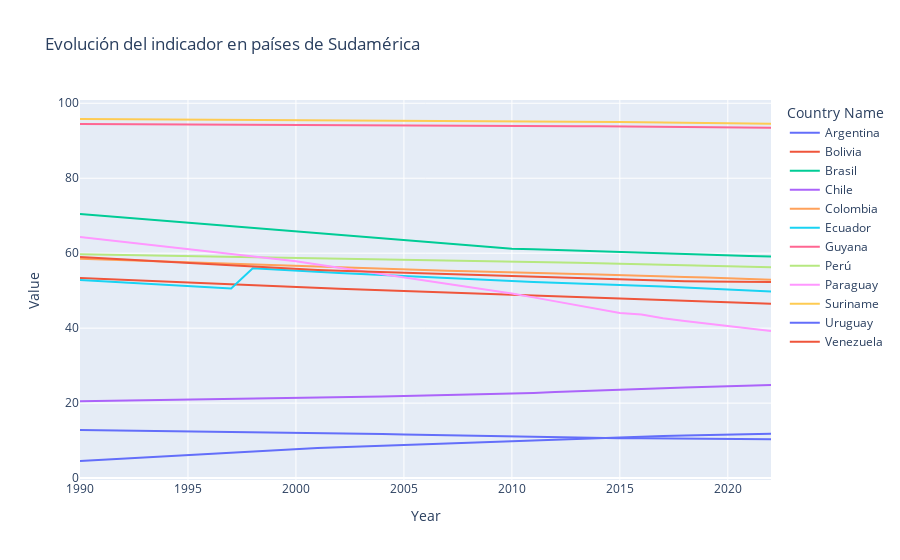

The notebook cell this image was saved under:
### Code cell
import plotly.express as px

# Crear un DataFrame con los datos seleccionados
df_melted = df_suramerica.melt(id_vars=['Country Name'], value_vars=columns_to_display[1:], var_name='Year', value_name='Value')

# Convertir la columna 'Year' a tipo numérico
df_melted['Year'] = df_melted['Year'].astype(int)

# Crear el gráfico dinámico
fig = px.line(df_melted, x='Year', y='Value', color='Country Name', title='Evolución del indicador en países de Sudamérica')

# Mostrar el gráfico
fig.show()

### Figure 1 — Plotly figure (JSON) as saved in the notebook; plotly's stock layout.template omitted (floating-point values rounded to 4 significant figures)
{"data": [{"hovertemplate": "Country Name=Argentina<br>Year=%{x}<br>Value=%{y}<extra></extra>", "legendgroup": "Argentina", "line": {"color": "#636efa", "dash": "solid"}, "marker": {"symbol": "circle"}, "mode": "lines", "name": "Argentina", "orientation": "v", "showlegend": true, "type": "scatter", "x": [1990, 1991, 1992, 1993, 1994, 1995, 1996, 1997, 1998, 1999, 2000, 2001, 2002, 2003, 2004, 2005, 2006, 2007, 2008, 2009, 2010, 2011, 2012, 2013, 2014, 2015, 2016, 2017, 2018, 2019, 2020, 2021, 2022], "xaxis": "x", "y": [12.86, 12.8, 12.73, 12.66, 12.6, 12.53, 12.46, 12.4, 12.33, 12.26, 12.2, 12.08, 11.97, 11.85, 11.73, 11.62, 11.5, 11.39, 11.27, 11.16, 11.04, 10.96, 10.88, 10.8, 10.71, 10.63, 10.6, 10.56, 10.52, 10.48, 10.44, 10.4, 10.36], "yaxis": "y"}, {"hovertemplate": "Country Name=Bolivia<br>Year=%{x}<br>Value=%{y}<extra></extra>", "legendgroup": "Bolivia", "line": {"color": "#EF553B", "dash": "solid"}, "marker": {"symbol": "circle"}, "mode": "lines", "name": "Bolivia", "orientation": "v", "showlegend": true, "type": "scatter", "x": [1990, 1991, 1992, 1993, 1994, 1995, 1996, 1997, 1998, 1999, 2000, 2001, 2002, 2003, 2004, 2005, 2006, 2007, 2008, 2009, 2010, 2011, 2012, 2013, 2014, 2015, 2016, 2017, 2018, 2019, 2020, 2021, 2022], "xaxis": "x", "y": [53.36, 53.11, 52.86, 52.61, 52.36, 52.11, 51.86, 51.61, 51.36, 51.11, 50.86, 50.68, 50.49, 50.31, 50.12, 49.93, 49.75, 49.56, 49.38, 49.19, 49.0, 48.81, 48.61, 48.42, 48.22, 48.03, 47.77, 47.53, 47.31, 47.11, 46.92, 46.73, 46.54], "yaxis": "y"}, {"hovertemplate": "Country Name=Brasil<br>Year=%{x}<br>Value=%{y}<extra></extra>", "legendgroup": "Brasil", "line": {"color": "#00cc96", "dash": "solid"}, "marker": {"symbol": "circle"}, "mode": "lines", "name": "Brasil", "orientation": "v", "showlegend": true, "type": "scatter", "x": [1990, 1991, 1992, 1993, 1994, 1995, 1996, 1997, 1998, 1999, 2000, 2001, 2002, 2003, 2004, 2005, 2006, 2007, 2008, 2009, 2010, 2011, 2012, 2013, 2014, 2015, 2016, 2017, 2018, 2019, 2020, 2021, 2022], "xaxis": "x", "y": [70.46, 70.01, 69.55, 69.1, 68.65, 68.2, 67.74, 67.29, 66.84, 66.39, 65.93, 65.46, 64.99, 64.52, 64.04, 63.57, 63.1, 62.63, 62.15, 61.68, 61.21, 61.02, 60.84, 60.66, 60.47, 60.29, 60.07, 59.83, 59.71, 59.56, 59.42, 59.27, 59.13], "yaxis": "y"}, {"hovertemplate": "Country Name=Chile<br>Year=%{x}<br>Value=%{y}<extra></extra>", "legendgroup": "Chile", "line": {"color": "#ab63fa", "dash": "solid"}, "marker": {"symbol": "circle"}, "mode": "lines", "name": "Chile", "orientation": "v", "showlegend": true, "type": "scatter", "x": [1990, 1991, 1992, 1993, 1994, 1995, 1996, 1997, 1998, 1999, 2000, 2001, 2002, 2003, 2004, 2005, 2006, 2007, 2008, 2009, 2010, 2011, 2012, 2013, 2014, 2015, 2016, 2017, 2018, 2019, 2020, 2021, 2022], "xaxis": "x", "y": [20.5, 20.58, 20.66, 20.74, 20.81, 20.89, 20.97, 21.04, 21.12, 21.2, 21.27, 21.4, 21.52, 21.64, 21.76, 21.88, 22.01, 22.13, 22.25, 22.37, 22.49, 22.73, 22.96, 23.2, 23.43, 23.67, 23.83, 24.0, 24.16, 24.33, 24.49, 24.66, 24.82], "yaxis": "y"}, {"hovertemplate": "Country Name=Colombia<br>Year=%{x}<br>Value=%{y}<extra></extra>", "legendgroup": "Colombia", "line": {"color": "#FFA15A", "dash": "solid"}, "marker": {"symbol": "circle"}, "mode": "lines", "name": "Colombia", "orientation": "v", "showlegend": true, "type": "scatter", "x": [1990, 1991, 1992, 1993, 1994, 1995, 1996, 1997, 1998, 1999, 2000, 2001, 2002, 2003, 2004, 2005, 2006, 2007, 2008, 2009, 2010, 2011, 2012, 2013, 2014, 2015, 2016, 2017, 2018, 2019, 2020, 2021, 2022], "xaxis": "x", "y": [58.55, 58.35, 58.15, 57.95, 57.75, 57.55, 57.35, 57.14, 56.94, 56.74, 56.54, 56.37, 56.2, 56.02, 55.85, 55.68, 55.5, 55.33, 55.15, 54.98, 54.81, 54.69, 54.56, 54.44, 54.32, 54.2, 54.04, 53.84, 53.66, 53.48, 53.31, 53.13, 52.95], "yaxis": "y"}, {"hovertemplate": "Country Name=Ecuador<br>Year=%{x}<br>Value=%{y}<extra></extra>", "legendgroup": "Ecuador", "line": {"color": "#19d3f3", "dash": "solid"}, "marker": {"symbol": "circle"}, "mode": "lines", "name": "Ecuador", "orientation": "v", "showlegend": true, "type": "scatter", "x": [1990, 1991, 1992, 1993, 1994, 1995, 1996, 1997, 1998, 1999, 2000, 2001, 2002, 2003, 2004, 2005, 2006, 2007, 2008, 2009, 2010, 2011, 2012, 2013, 2014, 2015, 2016, 2017, 2018, 2019, 2020, 2021, 2022], "xaxis": "x", "y": [52.85, 52.53, 52.2, 51.88, 51.55, 51.23, 50.9, 50.57, 56.01, 55.65, 55.28, 55.0, 54.72, 54.44, 54.15, 53.87, 53.59, 53.31, 53.02, 52.74, 52.46, 52.29, 52.12, 51.95, 51.78, 51.62, 51.36, 51.1, 50.84, 50.58, 50.32, 50.06, 49.8], "yaxis": "y"}, {"hovertemplate": "Country Name=Guyana<br>Year=%{x}<br>Value=%{y}<extra></extra>", "legendgroup": "Guyana", "line": {"color": "#FF6692", "dash": "solid"}, "marker": {"symbol": "circle"}, "mode": "lines", "name": "Guyana", "orientation": "v", "showlegend": true, "type": "scatter", "x": [1990, 1991, 1992, 1993, 1994, 1995, 1996, 1997, 1998, 1999, 2000, 2001, 2002, 2003, 2004, 2005, 2006, 2007, 2008, 2009, 2010, 2011, 2012, 2013, 2014, 2015, 2016, 2017, 2018, 2019, 2020, 2021, 2022], "xaxis": "x", "y": [94.5, 94.48, 94.46, 94.44, 94.42, 94.4, 94.38, 94.36, 94.34, 94.33, 94.31, 94.28, 94.26, 94.24, 94.22, 94.19, 94.17, 94.15, 94.13, 94.1, 94.08, 94.02, 93.96, 93.9, 93.84, 93.78, 93.74, 93.69, 93.64, 93.6, 93.55, 93.5, 93.46], "yaxis": "y"}, {"hovertemplate": "Country Name=Perú<br>Year=%{x}<br>Value=%{y}<extra></extra>", "legendgroup": "Perú", "line": {"color": "#B6E880", "dash": "solid"}, "marker": {"symbol": "circle"}, "mode": "lines", "name": "Perú", "orientation": "v", "showlegend": true, "type": "scatter", "x": [1990, 1991, 1992, 1993, 1994, 1995, 1996, 1997, 1998, 1999, 2000, 2001, 2002, 2003, 2004, 2005, 2006, 2007, 2008, 2009, 2010, 2011, 2012, 2013, 2014, 2015, 2016, 2017, 2018, 2019, 2020, 2021, 2022], "xaxis": "x", "y": [59.73, 59.64, 59.55, 59.46, 59.37, 59.28, 59.19, 59.1, 59.01, 58.92, 58.83, 58.73, 58.63, 58.53, 58.44, 58.34, 58.24, 58.14, 58.05, 57.95, 57.85, 57.72, 57.58, 57.45, 57.32, 57.18, 57.04, 56.9, 56.78, 56.64, 56.51, 56.37, 56.24], "yaxis": "y"}, {"hovertemplate": "Country Name=Paraguay<br>Year=%{x}<br>Value=%{y}<extra></extra>", "legendgroup": "Paraguay", "line": {"color": "#FF97FF", "dash": "solid"}, "marker": {"symbol": "circle"}, "mode": "lines", "name": "Paraguay", "orientation": "v", "showlegend": true, "type": "scatter", "x": [1990, 1991, 1992, 1993, 1994, 1995, 1996, 1997, 1998, 1999, 2000, 2001, 2002, 2003, 2004, 2005, 2006, 2007, 2008, 2009, 2010, 2011, 2012, 2013, 2014, 2015, 2016, 2017, 2018, 2019, 2020, 2021, 2022], "xaxis": "x", "y": [64.3, 63.66, 63.01, 62.37, 61.73, 61.08, 60.44, 59.8, 59.16, 58.51, 57.87, 57.01, 56.15, 55.29, 54.43, 53.56, 52.7, 51.84, 50.98, 50.12, 49.26, 48.22, 47.17, 46.13, 45.09, 44.04, 43.63, 42.64, 41.94, 41.23, 40.53, 39.83, 39.25], "yaxis": "y"}, {"hovertemplate": "Country Name=Suriname<br>Year=%{x}<br>Value=%{y}<extra></extra>", "legendgroup": "Suriname", "line": {"color": "#FECB52", "dash": "solid"}, "marker": {"symbol": "circle"}, "mode": "lines", "name": "Suriname", "orientation": "v", "showlegend": true, "type": "scatter", "x": [1990, 1991, 1992, 1993, 1994, 1995, 1996, 1997, 1998, 1999, 2000, 2001, 2002, 2003, 2004, 2005, 2006, 2007, 2008, 2009, 2010, 2011, 2012, 2013, 2014, 2015, 2016, 2017, 2018, 2019, 2020, 2021, 2022], "xaxis": "x", "y": [95.81, 95.78, 95.76, 95.74, 95.71, 95.69, 95.67, 95.65, 95.62, 95.6, 95.58, 95.55, 95.53, 95.5, 95.48, 95.45, 95.42, 95.4, 95.37, 95.35, 95.32, 95.26, 95.2, 95.14, 95.08, 95.02, 94.95, 94.91, 94.83, 94.75, 94.68, 94.6, 94.52], "yaxis": "y"}, {"hovertemplate": "Country Name=Uruguay<br>Year=%{x}<br>Value=%{y}<extra></extra>", "legendgroup": "Uruguay", "line": {"color": "#636efa", "dash": "solid"}, "marker": {"symbol": "circle"}, "mode": "lines", "name": "Uruguay", "orientation": "v", "showlegend": true, "type": "scatter", "x": [1990, 1991, 1992, 1993, 1994, 1995, 1996, 1997, 1998, 1999, 2000, 2001, 2002, 2003, 2004, 2005, 2006, 2007, 2008, 2009, 2010, 2011, 2012, 2013, 2014, 2015, 2016, 2017, 2018, 2019, 2020, 2021, 2022], "xaxis": "x", "y": [4.559, 4.886, 5.212, 5.538, 5.864, 6.191, 6.517, 6.843, 7.169, 7.496, 7.822, 8.029, 8.236, 8.443, 8.65, 8.857, 9.064, 9.271, 9.478, 9.685, 9.892, 10.11, 10.32, 10.54, 10.75, 10.97, 11.12, 11.24, 11.36, 11.48, 11.6, 11.72, 11.84], "yaxis": "y"}, {"hovertemplate": "Country Name=Venezuela<br>Year=%{x}<br>Value=%{y}<extra></extra>", "legendgroup": "Venezuela", "line": {"color": "#EF553B", "dash": "solid"}, "marker": {"symbol": "circle"}, "mode": "lines", "name": "Venezuela", "orientation": "v", "showlegend": true, "type": "scatter", "x": [1990, 1991, 1992, 1993, 1994, 1995, 1996, 1997, 1998, 1999, 2000, 2001, 2002, 2003, 2004, 2005, 2006, 2007, 2008, 2009, 2010, 2011, 2012, 2013, 2014, 2015, 2016, 2017, 2018, 2019, 2020, 2021, 2022], "xaxis": "x", "y": [58.98, 58.66, 58.33, 58.01, 57.68, 57.35, 57.03, 56.7, 56.38, 56.05, 55.72, 55.54, 55.35, 55.16, 54.98, 54.79, 54.6, 54.42, 54.23, 54.04, 53.86, 53.67, 53.48, 53.3, 53.11, 52.93, 52.77, 52.64, 52.53, 52.46, 52.41, 52.35, 52.29], "yaxis": "y"}], "layout": {"legend": {"title": {"text": "Country Name"}, "tracegroupgap": 0}, "title": {"text": "Evolución del indicador en países de Sudamérica"}, "xaxis": {"anchor": "y", "domain": [0, 1], "title": {"text": "Year"}}, "yaxis": {"anchor": "x", "domain": [0, 1], "title": {"text": "Value"}}}}
